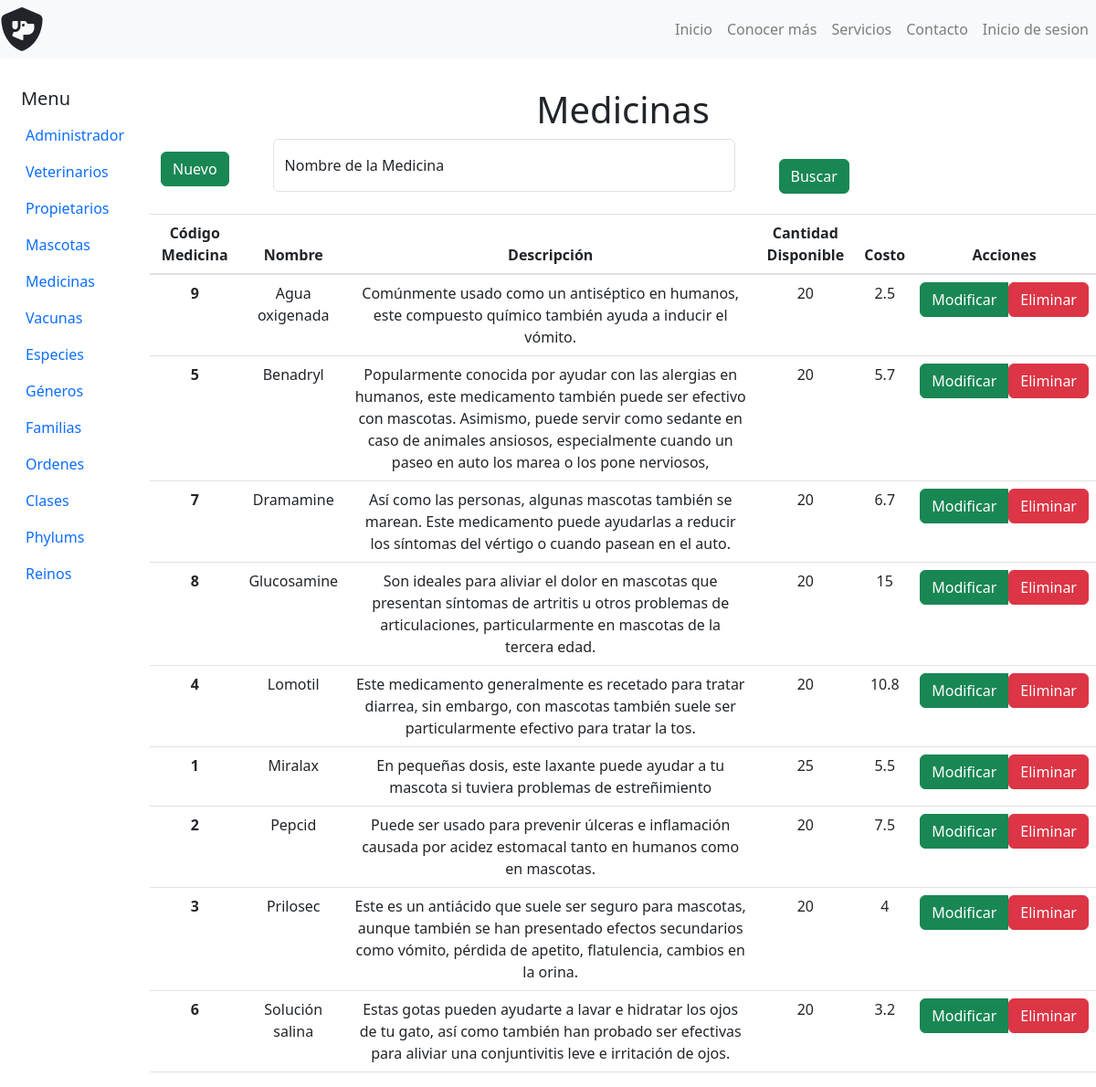
The page /admin_medicinas.php on the database its author committed.
### tables this page shows
CREATE TABLE `tbl_medicinas` (
  `cod_medicina` int(10) NOT NULL,
  `nombre` varchar(30) NOT NULL,
  `descripcion` varchar(255) NOT NULL,
  `cant_disponible` int(10) NOT NULL,
  `costo` float NOT NULL
);

### php/medicina/datos_medicinas_admin.php (called while the page is built, shortened)
<?php
	include_once($_SERVER['DOCUMENT_ROOT'].'/Veterinaria/php/Connect.php');
	$datos_medicinas_query = 'select * from tbl_medicinas order by nombre';
	$datos_medicinas = $pdo->prepare($datos_medicinas_query);
	$datos_medicinas->execute();
	$resultado_medicinas = $datos_medicinas->fetchAll();
 ?>

### admin_medicinas.php (the view, shortened to what this page needs)
<?php
    include("php/medicina/datos_medicinas_admin.php");
?>
<!DOCTYPE html>
<html lang="en">
    <head>
        <link rel="stylesheet" href="Bootstrap/css/bootstrap.min.css">
    </head>
    <body>
        <?php include('nav-bar.php'); ?>
        <div class="container-fluid mt-5">
            <div class="row text-center mt-5">
                <?php include('nav-bar_admin.php'); ?>
                <section class="col ms-5 mt-5">
                    <h1> Medicinas </h1>
                   <div class="text-start">
                        <div class="row text-center">
                            <div class="col d-flex align-items-center">
                                <header>
                                    <button type="button" class="btn btn-success mb-3" data-bs-toggle="modal" data-bs-target="#Nueva-Medicina"> Nuevo </button>
                                </header>
                                <form class="form-floating ms-5 w-50" id="form_buscar" method="GET" action="">
                                        <input type="text" name="nombre_medicina" class="form-control mb-4" id="floatingInput" placeholder="Buscar Administradores">
                                        <label for="floatingInput">Nombre de la Medicina</label>
                                </form>
                                <button class="btn btn-success ml-5" onclick="document.getElementById('form_buscar').submit();" >Buscar</button>
                            </div>
                               <table class="table">
                                    <thead>
                                    <tr>
                                        <th scope="col">Código Medicina</th>
                                        <th scope="col">Nombre</th>
                                        <th scope="col">Descripción</th>
                                        <th scope="col">Cantidad Disponible</th>
                                        <th scope="col">Costo </th>
                                        <th scope="col"> Acciones</th>
                                    </tr>
                                    </thead>
                                    <tbody>
                                        <?php
                                            foreach ($resultado_medicinas as $data): ?>
                                    <tr>
                                        <th scope="row"><?php echo $data['cod_medicina']; ?></th>
                                        <td><?php echo $data['nombre']; ?></td>
                                        <td><?php echo $data['descripcion']; ?></td>
                                        <td><?php echo $data['cant_disponible']; ?></td>
                                        <td><?php echo $data['costo']; ?></td>
                                        <td>
                                            <div class="btn-group">
                                                <button class="btn btn-success edit" value="<?php echo $data['cod_medicina']; ?>" data-bs-toggle="modal" data-bs-target="#Modificar-Medicina<?php echo $data['cod_medicina']; ?>"><span>Modificar</span></button>
                                                <a href="php/medicina/delete_medicina.php?codigo=<?php echo $data['cod_medicina']; ?>">
                                                    <button class="btn btn-danger"> Eliminar </button>
                                                </a>
                                            </div>
                                        </td>
                                    </tr>
                                    <?php endforeach ?>
                                    </tbody>
                                </table>
                            </div>
                        </div>
                   </div>
            </div>
    </body>
</html>

### rows shown on the page
tbl_medicinas: cod_medicina "9", nombre "Agua oxigenada", descripcion "Comúnmente usado como un antiséptico en humanos, este compuesto químico también ayuda a inducir el vómito.", cant_disponible "20", costo "2.5"
tbl_medicinas: cod_medicina "5", nombre "Benadryl", descripcion "Popularmente conocida por ayudar con las alergias en humanos, este medicamento también puede ser efectivo con mascotas. Asimismo, puede servir como sedante en caso de animales ansiosos, especialmente cuando un paseo en auto los marea o los pone nerviosos,", cant_disponible "20", costo "5.7"
tbl_medicinas: cod_medicina "7", nombre "Dramamine", descripcion "Así como las personas, algunas mascotas también se marean. Este medicamento puede ayudarlas a reducir los síntomas del vértigo o cuando pasean en el auto.", cant_disponible "20", costo "6.7"
tbl_medicinas: cod_medicina "8", nombre "Glucosamine", descripcion "Son ideales para aliviar el dolor en mascotas que presentan síntomas de artritis u otros problemas de articulaciones, particularmente en mascotas de la tercera edad.", cant_disponible "20", costo "15"
tbl_medicinas: cod_medicina "4", nombre "Lomotil", descripcion "Este medicamento generalmente es recetado para tratar diarrea, sin embargo, con mascotas también suele ser particularmente efectivo para tratar la tos.", cant_disponible "20", costo "10.8"
tbl_medicinas: cod_medicina "1", nombre "Miralax", descripcion "En pequeñas dosis, este laxante puede ayudar a tu mascota si tuviera problemas de estreñimiento", cant_disponible "25", costo "5.5"
tbl_medicinas: cod_medicina "2", nombre "Pepcid", descripcion "Puede ser usado para prevenir úlceras e inflamación causada por acidez estomacal tanto en humanos como en mascotas.", cant_disponible "20", costo "7.5"
tbl_medicinas: cod_medicina "3", nombre "Prilosec", descripcion "Este es un antiácido que suele ser seguro para mascotas, aunque también se han presentado efectos secundarios como vómito, pérdida de apetito, flatulencia, cambios en la orina.", cant_disponible "20", costo "4"
tbl_medicinas: cod_medicina "6", nombre "Solución salina", descripcion "Estas gotas pueden ayudarte a lavar e hidratar los ojos de tu gato, así como también han probado ser efectivas para aliviar una conjuntivitis leve e irritación de ojos.", cant_disponible "20", costo "3.2"
